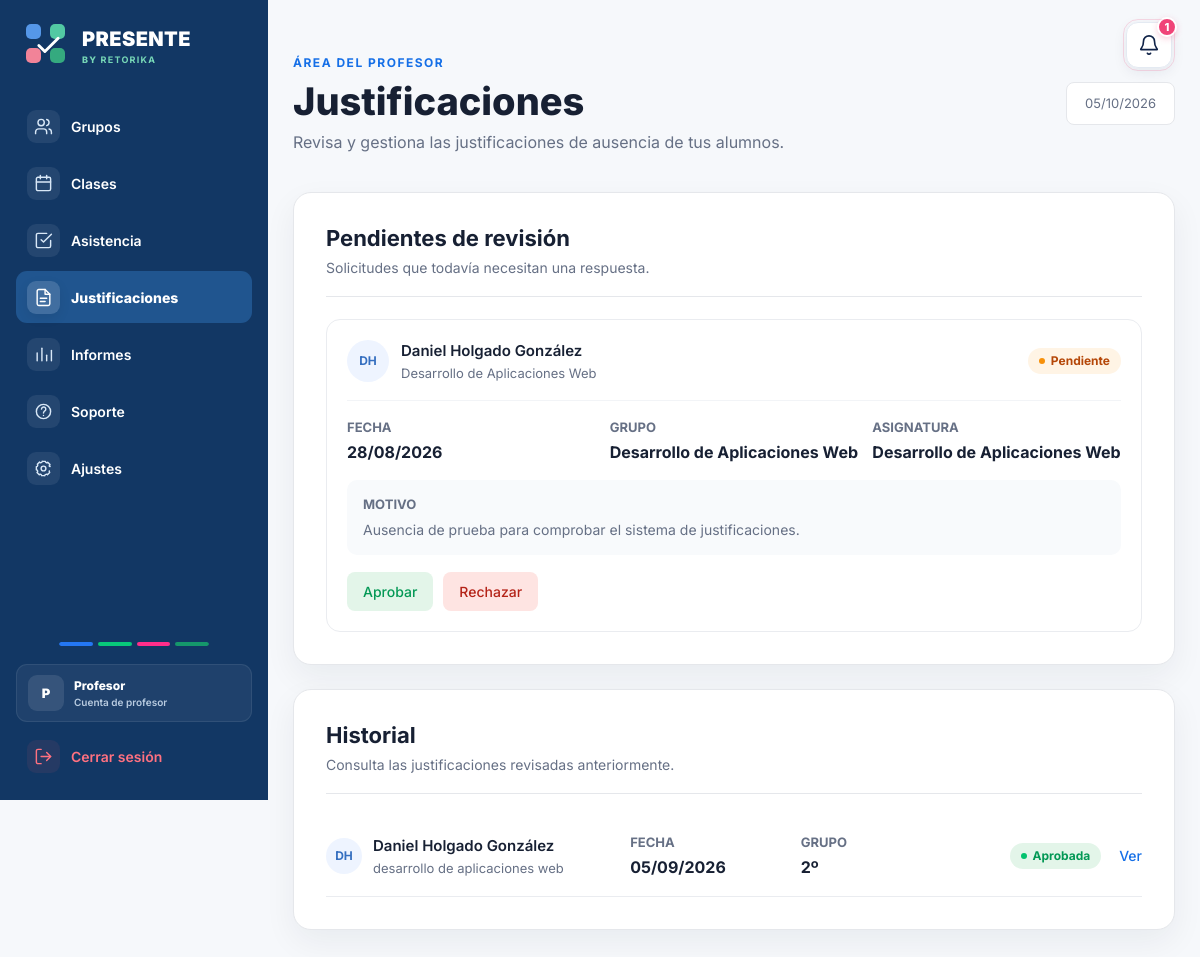
The page /profesor/justificaciones/ (signed in) on the database its author committed.
### asistencia/models.py (models this page shows, shortened)
class Justificacion(models.Model):
    ESTADOS = [
        ('pendiente', 'Pendiente'),
        ('aprobada', 'Aprobada'),
        ('rechazada', 'Rechazada'),
    ]
    asistencia = models.OneToOneField(
        Asistencia,
        on_delete=models.CASCADE
    )
    motivo = models.TextField()
    documento = models.ImageField(
        upload_to='justificaciones/',
        blank=True,
        null=True
    )
    estado = models.CharField(
        max_length=20,
        choices=ESTADOS,
        default='pendiente'
    )
    fecha_solicitud = models.DateTimeField(
        auto_now_add=True
    )

class Asistencia(models.Model):
    ESTADOS = [
        ('presente', 'Presente'),
        ('tarde', 'Tarde'),
        ('ausente', 'Ausente'),
    ]
    alumno = models.ForeignKey(
        Alumno,
        on_delete=models.CASCADE
    )
    clase = models.ForeignKey(
        Clase,
        on_delete=models.CASCADE
    )
    estado = models.CharField(
        max_length=20,
        choices=ESTADOS,
        default='ausente'
    )
    hora_registro = models.TimeField(
        blank=True,
        null=True
    )
    class Meta:
        constraints = [
            models.UniqueConstraint(
                fields=[
                    'alumno',
                    'clase'
                ],
                name='asistencia_unica_por_alumno_clase'
            )
        ]

class Alumno(models.Model):
    nombre = models.CharField(
        max_length=100
    )
    apellidos = models.CharField(
        max_length=150
    )
    carrera = models.CharField(
        max_length=150
    )
    curso = models.CharField(
        max_length=50
    )
    email = models.EmailField(
        unique=True
    )
    password = models.CharField(
        max_length=128
    )
    foto = models.ImageField(
        upload_to='alumnos/',
        blank=True,
        null=True,
        validators=[validar_foto_perfil]
    )
    grupo = models.ForeignKey(
        Grupo,
        on_delete=models.CASCADE
    )

class Clase(models.Model):
    grupo = models.ForeignKey(
        Grupo,
        on_delete=models.CASCADE
    )
    fecha = models.DateField()
    hora_inicio = models.TimeField()
    asistencia_abierta = models.BooleanField(
        default=False
    )
    token_qr = models.UUIDField(
        default=uuid.uuid4,
        editable=False,
        unique=True
    )
    token_qr_generado_en = models.DateTimeField(
        blank=True,
        null=True
    )
    latitud_profesor = models.FloatField(
        blank=True,
        null=True
    )
    longitud_profesor = models.FloatField(
        blank=True,
        null=True
    )

class Grupo(models.Model):
    COLORES = [
        ('blanco', 'Blanco'),
        ('rosa', 'Rosa'),
        ('rojo', 'Rojo'),
        ('naranja', 'Naranja'),
        ('azul', 'Azul'),
        ('verde', 'Verde'),
        ('amarillo', 'Amarillo'),
        ('violeta', 'Violeta'),
    ]
    nombre = models.CharField(
        max_length=100
    )
    asignatura = models.CharField(
        max_length=150
    )
    profesor = models.ForeignKey(
        Profesor,
        on_delete=models.CASCADE
    )
    color = models.CharField(
        max_length=20,
        choices=COLORES,
        default='blanco'
    )

### asistencia/views.py (the view)
def justificaciones_profesor(request):
    profesor_id = request.session.get('profesor_id')
    if not profesor_id:
        return redirect('seleccionar_login')
    justificaciones = (
        Justificacion.objects.filter(
            asistencia__clase__grupo__profesor_id=profesor_id
        )
        .select_related(
            'asistencia',
            'asistencia__alumno',
            'asistencia__clase',
            'asistencia__clase__grupo'
        )
        .order_by('-fecha_solicitud')
    )
    pendientes = justificaciones.filter(
        estado='pendiente'
    )
    return render(
        request,
        'asistencia/justificaciones_profesor.html',
        {
            'justificaciones': justificaciones,
            'pendientes': pendientes,
        }
    )

### asistencia/templates/asistencia/justificaciones_profesor.html (shortened to what this page needs)
{% extends 'asistencia/base.html' %}
{% block content %}
<section class="panel-usuario">
    <div class="panel-contenedor">
        <div class="panel-cabecera">
            <div>
                <p class="panel-etiqueta">
                    ÁREA DEL PROFESOR
                </p>
                <h1>Justificaciones</h1>
                <p class="panel-subtitulo">
                    Revisa y gestiona las justificaciones de ausencia de tus alumnos.
                </p>
            </div>
            <div class="panel-fecha texto-secundario">
                {% now "d/m/Y" %}
            </div>
        </div>
        <div class="panel-tarjeta" style="margin-bottom:24px;">
            <div class="panel-tarjeta-titulo">
                <div>
                    <h2>Pendientes de revisión</h2>
                    <p
                        class="texto-descripcion"
                        style="margin:6px 0 0;"
                    >
                        Solicitudes que todavía necesitan una respuesta.
                    </p>
                </div>
            </div>
            {% if pendientes %}
                <div class="lista-justificaciones">
                    {% for justificacion in pendientes %}
                        <div class="tarjeta-justificacion">
                            <div class="cabecera-justificacion">
                                <div class="alumno-justificacion">
                                    <div class="avatar-justificacion">
                                        {% if justificacion.asistencia.alumno.foto %}
                                            <img
                                                src="{{ justificacion.asistencia.alumno.foto.url }}"
                                                alt="{{ justificacion.asistencia.alumno.nombre }}"
                                            >
                                        {% else %}
                                            <span class="texto-estado">
                                                {{ justificacion.asistencia.alumno.nombre|first|upper }}{{ justificacion.asistencia.alumno.apellidos|first|upper }}
                                            </span>
                                        {% endif %}
                                    </div>
                                    <div class="datos-alumno-justificacion">
                                        <strong class="texto-nombre-alumno">
                                            {{ justificacion.asistencia.alumno.nombre }}
                                            {{ justificacion.asistencia.alumno.apellidos }}
                                        </strong>
                                        <span class="texto-secundario">
                                            {{ justificacion.asistencia.clase.grupo.asignatura }}
                                        </span>
                                    </div>
                                </div>
                                <span class="estado-justificacion estado-pendiente texto-estado">
                                    <span class="punto-estado"></span>
                                    Pendiente
                                </span>
                            </div>
                            <div class="datos-justificacion">
                                <div>
                                    <span class="texto-etiqueta">
                                        FECHA
                                    </span>
                                    <strong class="texto-valor">
                                        {{ justificacion.asistencia.clase.fecha|date:"d/m/Y" }}
                                    </strong>
                                </div>
                                <div>
                                    <span class="texto-etiqueta">
                                        GRUPO
                                    </span>
                                    <strong class="texto-valor">
                                        {{ justificacion.asistencia.clase.grupo.nombre }}
                                    </strong>
                                </div>
                                <div>
                                    <span class="texto-etiqueta">
                                        ASIGNATURA
                                    </span>
                                    <strong class="texto-valor">
                                        {{ justificacion.asistencia.clase.grupo.asignatura }}
                                    </strong>
                                </div>
                            </div>
                            <div class="motivo-justificacion">
                                <span class="texto-etiqueta">
                                    MOTIVO
                                </span>
                                <p class="texto-descripcion">
                                    {{ justificacion.motivo }}
                                </p>
                            </div>
                            <div class="acciones-justificacion">
                                <form
                                    method="POST"
                                    action="{% url 'aprobar_justificacion' justificacion.id %}"
                                >
                                    <button
                                        type="submit"
                                        class="boton-aprobar texto-tabla-dato"
                                    >
                                        Aprobar
                                    </button>
                                </form>
                                <form
                                    method="POST"
                                    action="{% url 'rechazar_justificacion' justificacion.id %}"
                                >
                                    <button
                                        type="submit"
                                        class="boton-rechazar texto-tabla-dato"
                                    >
                                        Rechazar
                                    </button>
                                </form>
                            </div>
                        </div>
                    {% endfor %}
                </div>
            {% endif %}
        </div>
        <div class="panel-tarjeta">
            <div class="panel-tarjeta-titulo">
                <div>
                    <h2>Historial</h2>
                    <p
                        class="texto-descripcion"
                        style="margin:6px 0 0;"
                    >
                        Consulta las justificaciones revisadas anteriormente.
                    </p>
                </div>
            </div>
            <div class="lista-historial">
                {% for justificacion in justificaciones %}
                    {% if justificacion.estado != 'pendiente' %}
                        <details class="justificacion-historial">
                            <summary>
                                <div class="fila-historial">
                                    <div class="alumno-historial">
                                        <div class="avatar-historial">
                                            {% if justificacion.asistencia.alumno.foto %}
                                                <img
                                                    src="{{ justificacion.asistencia.alumno.foto.url }}"
                                                    alt="{{ justificacion.asistencia.alumno.nombre }}"
                                                >
                                            {% else %}
                                                <span class="texto-estado">
                                                    {{ justificacion.asistencia.alumno.nombre|first|upper }}{{ justificacion.asistencia.alumno.apellidos|first|upper }}
                                                </span>
                                            {% endif %}
                                        </div>
                                        <div class="datos-alumno-historial">
                                            <strong class="texto-nombre-alumno">
                                                {{ justificacion.asistencia.alumno.nombre }}
                                                {{ justificacion.asistencia.alumno.apellidos }}
                                            </strong>
                                            <span class="texto-secundario">
                                                {{ justificacion.asistencia.clase.grupo.asignatura }}
                                            </span>
                                        </div>
                                    </div>
                                    <div class="dato-historial">
                                        <span class="texto-etiqueta">
                                            FECHA
                                        </span>
                                        <strong class="texto-valor">
                                            {{ justificacion.asistencia.clase.fecha|date:"d/m/Y" }}
                                        </strong>
                                    </div>
                                    <div class="dato-historial">
                                        <span class="texto-etiqueta">
                                            GRUPO
                                        </span>
                                        <strong class="texto-valor">
                                            {{ justificacion.asistencia.clase.grupo.nombre }}
                                        </strong>
                                    </div>
                                    <div>
                                        {% if justificacion.estado == 'aprobada' %}
                                            <span class="estado-justificacion estado-aprobada texto-estado">
                                                <span class="punto-estado"></span>
                                                Aprobada
                                            </span>
                                        {% elif justificacion.estado == 'rechazada' %}
                                            <span class="estado-justificacion estado-rechazada texto-estado">
                                                <span class="punto-estado"></span>
                                                Rechazada
                                            </span>
                                        {% endif %}
                                    </div>
                                    <div class="ver-detalle texto-tabla-dato">
                                        Ver
                                    </div>
                                </div>
                            </summary>
                        </details>
                    {% endif %}
                {% endfor %}
            </div>
        </div>
    </div>
</section>
{% endblock %}

### rows shown on the page
Justificacion: asistencia.alumno.nombre|first "D", asistencia.alumno.apellidos|first "H", asistencia.alumno.nombre "Daniel", asistencia.alumno.apellidos "Holgado González", asistencia.clase.grupo.asignatura "Desarrollo de Aplicaciones Web", asistencia.clase.fecha "28/08/2026", asistencia.clase.grupo.nombre "Desarrollo de Aplicaciones Web", motivo "Ausencia de prueba para comprobar el sistema de justificaciones."
Justificacion: asistencia.alumno.nombre|first "D", asistencia.alumno.apellidos|first "H", asistencia.alumno.nombre "Daniel", asistencia.alumno.apellidos "Holgado González", asistencia.clase.grupo.asignatura "desarrollo de aplicaciones web", asistencia.clase.fecha "05/09/2026", asistencia.clase.grupo.nombre "2º", estado "aprobada" (drawn)

### other values the page prints
{{ total_notificaciones_profesor }} "1"
